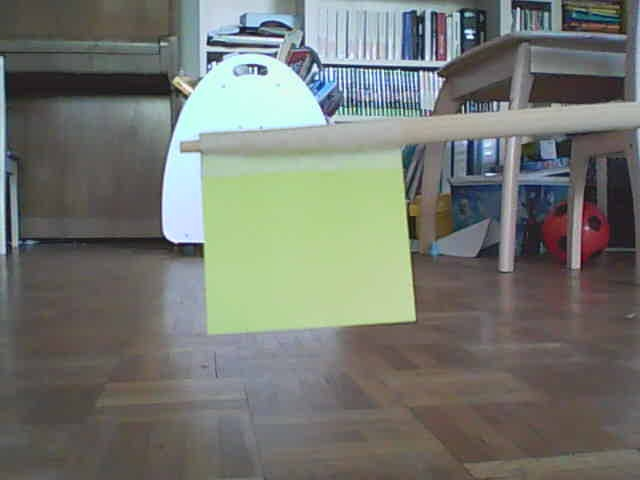
#> input picture tests/data/GreenFlag_with_flag.jpg, 640 x 480 px
$ python check_GreenFlag_time.py
#> lines starting #> are read from the running program, lines starting #| are printed output that depends on the picture; after the words box and inside, x2 and y2 are one past the last pixel; in counts of white or black regions, pixels touching at a corner belong together
### atruck/cvision_utils.py
import cv2
import numpy as np


# [17 lines left out: functions median_hsv, threshold_hsv, not called in this run]

### atruck/GreenFlag.py
import numpy as np
import cv2
from skimage import measure
from ColorHSV import GREEN_HSV
from cvision_utils import threshold_hsv


class GreenFlag(object):
    def __init__(self):
        self._default_im_size = 640 * 480
        self._area_min = 6000
        self._area_max = 64000
        self._area_filled_ratio_min = 0.85
        self._min_frames_ready = 1
        self._min_frames_go = 1

        self._im_labels = None
        self._labels_sizes = None
        self._ready = False
        self._go = False
        self._n_frames_flag = 0
        self._n_frames_no_flag = 0

    # [25 lines left out: function update, not called in this run]

    def _valid_size(self, label, im_size):
        ratio_size = float(im_size) / self._default_im_size
        area_min = self._area_min * ratio_size
        area_max = self._area_max * ratio_size
        return area_min < self._labels_sizes[label] < area_max

    # [12 lines left out: functions _get_rotated_rect, _valid_filled, not called in this run]

    def _contains_green_flag(self, im_hsv):
        mask = threshold_hsv(im_hsv, GREEN_HSV)
        cross = cv2.getStructuringElement(cv2.MORPH_RECT, (5, 5))
        mask = cv2.morphologyEx(mask, cv2.MORPH_OPEN, cross)

        self._im_labels, n_labels = measure.label(mask, background=0,
                                                  return_num=True)
        # background is labelled with -1, and other label starts at 0
        # for np.bincount, we want values >= 0
        self._im_labels += 1
        self._labels_sizes = np.bincount(
            self._im_labels.ravel())
        im_size = mask.shape[0] * mask.shape[1]
        for label in xrange(1, n_labels + 1):
            if not self._valid_size(label, im_size):
                continue

            if self._valid_filled(label):
                return True

        return False

### tools/check_GreenFlag_time.py
import os
import cv2
import time
from context import atruck
from atruck.GreenFlag import GreenFlag
from atruck.cvision_utils import median_hsv


if __name__ == "__main__":
    current_dir = os.path.dirname(os.path.realpath(__file__))
    im_bgr = cv2.imread(os.path.join(current_dir,
                                     "../tests/data/GreenFlag_with_flag.jpg"))
#> im_bgr is the input picture: shape (480, 640, 3); mean B, G, R 112.8, 119.5, 116.1
    im_bgr = cv2.resize(im_bgr, (80, 60), interpolation=cv2.INTER_LINEAR)
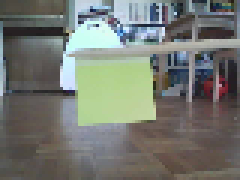
#> im_bgr: shape (60, 80, 3) (shown 3 times larger); mean B, G, R 112.6, 119.4, 115.9
    im_hsv = median_hsv(im_bgr)
#> in median_hsv, `im_hsv = cv2.cvtColor(im_med, code=cv2.COLOR_BGR2HSV)`: im_hsv: shape (60, 80, 3); mean H, S, V 59.2, 43.1, 127.1
    green_flag = GreenFlag()

    n_loops = 10
    start_s = time.time()
    for _ in xrange(n_loops):
        _ = green_flag._contains_green_flag(im_hsv)
#> this loop made 10 passes
#> pass 1, in threshold_hsv, `h = np.logical_and(im_hsv[..., 0] > color.hue_min, im_hsv[..., 0] < co..`:
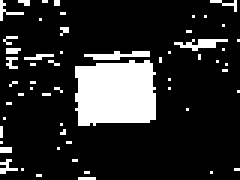
#> h: shape (60, 80) bool (shown 3 times larger); 16.2% white; 57 white regions (54 under 20 px), largest, box (x1, y1, x2, y2) and area: (25, 20, 52, 42) 521, (28, 17, 50, 20) 39, (58, 13, 76, 17) 36
#> pass 1, in threshold_hsv, `s = np.logical_and(im_hsv[..., 1] > color.sat_min, im_hsv[..., 1] < co..`:
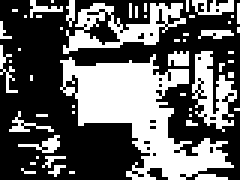
#> s: shape (60, 80) bool (shown 3 times larger); 38.8% white; 51 white regions (41 under 20 px), largest, box (x1, y1, x2, y2) and area: (20, 18, 78, 60) 1035, (21, 1, 62, 18) 282, (64, 17, 79, 44) 193
#> pass 1, in threshold_hsv, `v = np.logical_and(im_hsv[..., 2] > color.val_min, im_hsv[..., 2] < co..`:
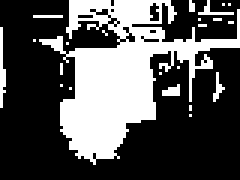
#> v: shape (60, 80) bool (shown 3 times larger); 32.9% white; 23 white regions (21 under 20 px), largest, box (x1, y1, x2, y2) and area: (13, 0, 80, 55) 1450, (0, 9, 2, 36) 34
#> pass 1, in threshold_hsv, `mask = np.logical_and(np.logical_and(h, s), v)`:
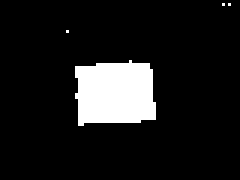
#> mask: shape (60, 80) bool (shown 3 times larger); 10.5% white; 4 white regions (3 under 20 px), largest, box (x1, y1, x2, y2) and area: (25, 20, 52, 42) 503
    elapsed_s = (time.time() - start_s) / n_loops

    print("Average time: {t} [ms]".format(t=int(round(elapsed_s * 1000))))
